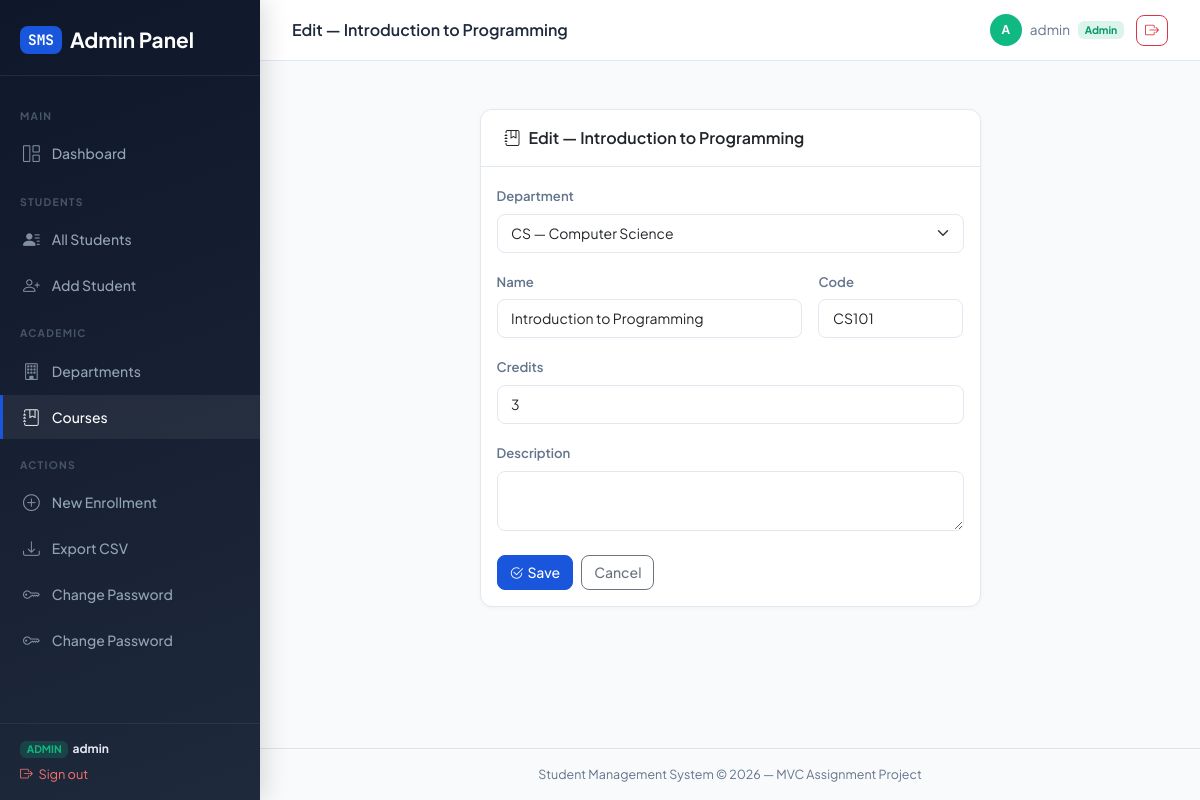
Page /courses/1/edit/ (signed in) on the committed database.
### students/models.py (models this page shows, shortened)
class Course(models.Model):
    department = models.ForeignKey(Department, on_delete=models.CASCADE, related_name='courses')
    name = models.CharField(max_length=150)
    code = models.CharField(max_length=15, unique=True)
    credits = models.PositiveSmallIntegerField(
        default=3, validators=[MinValueValidator(1), MaxValueValidator(6)])
    description = models.TextField(blank=True)
    class Meta:
        ordering = ['code']

### students/views.py (the view)
# urls.py: path('courses/<int:pk>/edit/',      views.course_edit,   name='course_edit'),
@admin_required
def course_edit(request, pk):
    course = get_object_or_404(Course, pk=pk)
    if request.method == 'POST':
        form = CourseForm(request.POST, instance=course)
        if form.is_valid():
            form.save()
            messages.success(request, f'Course "{course.name}" updated.')
            return redirect('course_list')
    else:
        form = CourseForm(instance=course)
    return render(request, 'students/course_form.html', {
        'form': form, 'title': f'Edit — {course.name}', 'button': 'Save'})

### students/forms.py
class CourseForm(forms.ModelForm):
    class Meta:
        model = Course
        fields = ['department', 'name', 'code', 'credits', 'description']
        widgets = {
            'department':  forms.Select(attrs={'class': 'form-select'}),
            'name':        forms.TextInput(attrs={'class': 'form-control'}),
            'code':        forms.TextInput(attrs={'class': 'form-control'}),
            'credits':     forms.NumberInput(attrs={'class': 'form-control', 'min': 1, 'max': 6}),
            'description': forms.Textarea(attrs={'class': 'form-control', 'rows': 2}),
        }

### students/access.py (called while the page is built)
def is_admin(user):
    return user.is_authenticated and (user.is_staff or user.is_superuser)

def admin_required(view_func):
    @wraps(view_func)
    def wrapper(request, *args, **kwargs):
        if not request.user.is_authenticated:
            messages.warning(request, 'Please log in to access that page.')
            return redirect('landing')
        if not is_admin(request.user):
            messages.error(request, 'You do not have permission to access that page.')
            return redirect('student_portal')
        return view_func(request, *args, **kwargs)
    return wrapper

### students/models.py (called while the page is built)
    def __str__(self):
        return f"{self.code} — {self.name}"

### students/templates/students/course_form.html (shortened to what this page needs)
{% extends 'students/base.html' %}
{% block page_title %}{{ title }}{% endblock %}
{% block content %}
<div class="row justify-content-center">
  <div class="col-md-7">
    <div class="card">
      <div class="card-header"><i class="bi bi-journal-bookmark me-2"></i>{{ title }}</div>
      <div class="card-body">
        <form method="post">
          <div class="mb-3">
            <label class="form-label">{{ form.department.label }}</label>
            {{ form.department }}
          </div>
          <div class="row g-3 mb-3">
            <div class="col-md-8">
              <label class="form-label">{{ form.name.label }}</label>
              {{ form.name }}
            </div>
            <div class="col-md-4">
              <label class="form-label">{{ form.code.label }}</label>
              {{ form.code }}
            </div>
          </div>
          <div class="mb-3">
            <label class="form-label">{{ form.credits.label }}</label>
            {{ form.credits }}
          </div>
          <div class="mb-4">
            <label class="form-label">{{ form.description.label }}</label>
            {{ form.description }}
          </div>
          <div class="d-flex gap-2">
            <button type="submit" class="btn btn-primary">
              <i class="bi bi-check2-circle me-1"></i>{{ button }}
            </button>
            <a href="{% url 'course_list' %}" class="btn btn-outline-secondary">Cancel</a>
          </div>
        </form>
      </div>
    </div>
  </div>
</div>
{% endblock %}

### students/templates/students/base.html (shortened to what this page needs)
<!DOCTYPE html>
<html lang="en">
<head>
  <link href="https://cdn.jsdelivr.net/npm/bootstrap@5.3.2/dist/css/bootstrap.min.css"
        rel="stylesheet"/>
  <link href="https://cdn.jsdelivr.net/npm/bootstrap-icons@1.11.3/font/bootstrap-icons.css"
        rel="stylesheet"/>
</head>
<body>
<aside class="sidebar" id="sidebar">
  <div class="sidebar-brand">
    <a href="{% if user.is_authenticated %}{% if user.is_staff or user.is_superuser %}{% url 'home' %}{% else %}{% url 'student_portal' %}{% endif %}{% else %}{% url 'landing' %}{% endif %}" class="logo">
      <span>SMS</span> {% if user.is_authenticated and not user.is_staff and not user.is_superuser %}Student Portal{% else %}Admin Panel{% endif %}
    </a>
  </div>
  <nav class="sidebar-nav">
    {% if user.is_authenticated and not user.is_staff and not user.is_superuser %}
      <div class="nav-section-label">My Portal</div>
      <a href="{% url 'student_portal' %}"
         class="sidebar-link {% if request.resolver_match.url_name == 'student_portal' %}active{% endif %}">
        <i class="bi bi-grid-1x2"></i> My Dashboard
      </a>
      <a href="{% url 'student_profile_view' %}"
         class="sidebar-link {% if request.resolver_match.url_name == 'student_profile_view' %}active{% endif %}">
        <i class="bi bi-person-circle"></i> My Profile
      </a>
      <div class="nav-section-label">Academic</div>
      <a href="{% url 'course_list' %}"
         class="sidebar-link {% if request.resolver_match.url_name == 'course_list' %}active{% endif %}">
        <i class="bi bi-journal-bookmark"></i> Course Catalogue
      </a>
      <a href="{% url 'department_list' %}"
         class="sidebar-link {% if request.resolver_match.url_name == 'department_list' %}active{% endif %}">
        <i class="bi bi-building"></i> Departments
      </a>
    {% elif user.is_authenticated %}
      <div class="nav-section-label">Main</div>
      <a href="{% url 'home' %}"
         class="sidebar-link {% if request.resolver_match.url_name == 'home' %}active{% endif %}">
        <i class="bi bi-grid-1x2"></i> Dashboard
      </a>
      <div class="nav-section-label">Students</div>
      <a href="{% url 'student_list' %}"
         class="sidebar-link {% if request.resolver_match.url_name == 'student_list' or request.resolver_match.url_name == 'student_detail' %}active{% endif %}">
        <i class="bi bi-person-lines-fill"></i> All Students
      </a>
      <a href="{% url 'student_create' %}" class="sidebar-link">
        <i class="bi bi-person-plus"></i> Add Student
      </a>
      <div class="nav-section-label">Academic</div>
      <a href="{% url 'department_list' %}"
         class="sidebar-link {% if 'department' in request.resolver_match.url_name %}active{% endif %}">
        <i class="bi bi-building"></i> Departments
      </a>
      <a href="{% url 'course_list' %}"
         class="sidebar-link {% if 'course' in request.resolver_match.url_name %}active{% endif %}">
        <i class="bi bi-journal-bookmark"></i> Courses
      </a>
      <div class="nav-section-label">Actions</div>
      <a href="{% url 'enrollment_create' %}" class="sidebar-link">
        <i class="bi bi-plus-circle"></i> New Enrollment
      </a>
      <a href="{% url 'export_students_csv' %}" class="sidebar-link">
        <i class="bi bi-download"></i> Export CSV
      </a>
      <a href="{% url 'admin_change_password' %}"
         class="sidebar-link {% if request.resolver_match.url_name == 'admin_change_password' %}active{% endif %}">
        <i class="bi bi-key"></i> Change Password
      </a>
      <a href="{% url 'admin_change_password' %}"
         class="sidebar-link {% if request.resolver_match.url_name == 'admin_change_password' %}active{% endif %}">
        <i class="bi bi-key"></i> Change Password
      </a>
    {% endif %}
  </nav>
  <div class="sidebar-footer">
    {% if user.is_authenticated %}
      {% if user.is_staff or user.is_superuser %}
        <div style="font-size:.75rem;margin-bottom:.4rem">
          <span class="badge" style="background:rgba(16,185,129,.2);color:#10b981;font-size:.65rem">ADMIN</span>
          &nbsp;<strong style="color:#e2e8f0">{{ user.username }}</strong>
        </div>
      {% else %}
        <div style="font-size:.75rem;margin-bottom:.4rem">
          <span class="badge" style="background:rgba(59,130,246,.2);color:#60a5fa;font-size:.65rem">STUDENT</span>
          &nbsp;<strong style="color:#e2e8f0">{{ user.username }}</strong>
        </div>
      {% endif %}
      <form method="post" action="{% url 'logout' %}" style="margin:0">
        <button type="submit"
                style="background:none;border:none;padding:0;cursor:pointer;font-size:.8rem;color:#f87171;text-decoration:none;display:flex;align-items:center;gap:.35rem;">
          <i class="bi bi-box-arrow-right"></i> Sign out
        </button>
      </form>
    {% endif %}
  </div>
</aside>
<div class="main-wrapper">
  <header class="topbar">
    <div class="d-flex align-items-center gap-3">
      <span class="page-title">{% block page_title %}Student Management System{% endblock %}</span>
    </div>
    <div class="user-pill">
      {% if user.is_authenticated %}
        <div class="user-avatar"
             style="{% if user.is_staff or user.is_superuser %}background:#10b981{% else %}background:#3b82f6{% endif %}">
          {{ user.username|first|upper }}
        </div>
        <span>{{ user.username }}</span>
        {% if user.is_staff or user.is_superuser %}
          <span class="badge" style="background:rgba(16,185,129,.15);color:#059669;font-size:.65rem;border-radius:6px">Admin</span>
        {% else %}
          <span class="badge" style="background:rgba(59,130,246,.15);color:#2563eb;font-size:.65rem;border-radius:6px">Student</span>
        {% endif %}
        <form method="post" action="{% url 'logout' %}" style="margin:0;display:inline">
          <button type="submit" class="btn btn-sm btn-outline-danger ms-1" title="Logout">
            <i class="bi bi-box-arrow-right"></i>
          </button>
        </form>
      {% else %}
        <a href="{% url 'login' %}" class="btn btn-sm btn-primary">
          <i class="bi bi-box-arrow-in-right me-1"></i>Login
        </a>
        <a href="{% url 'student_register' %}" class="btn btn-sm btn-outline-secondary">Register</a>
      {% endif %}
    </div>
  </header>
  <div class="px-4 pt-3">
  </div>
  <main class="content-area">
    {% block content %}{% endblock %}
  </main>
  <footer class="text-center py-3 border-top" style="font-size:.78rem;color:var(--muted)">
    Student Management System &copy; 2026 — MVC Assignment Project
  </footer>
</div>
</body>
</html>

### students/templates/students/base.html (style rules this page uses)
:root { --primary: #1a56db; --primary-d: #1245b5; --accent: #f59e0b; --success: #10b981; --danger: #ef4444; --surface: #f8fafc; --card: #ffffff; --border: #e2e8f0; --text: #1e293b; --muted: #64748b; --sidebar-w: 260px; }
*, *::before, *::after { box-sizing: border-box; }
body { font-family: 'Plus Jakarta Sans', sans-serif; background: var(--surface); color: var(--text); margin: 0; min-height: 100vh; display: flex; }
.sidebar { width: var(--sidebar-w); min-height: 100vh; background: linear-gradient(160deg, #0f172a 0%, #1e293b 100%); color: #cbd5e1; display: flex; flex-direction: column; position: fixed; top: 0; left: 0; bottom: 0; z-index: 100; box-shadow: 4px 0 24px rgba(0,0,0,.15); transition: transform .3s; }
.sidebar-brand { padding: 1.5rem 1.25rem 1.25rem; border-bottom: 1px solid rgba(255,255,255,.08); }
.sidebar-brand .logo { font-size: 1.3rem; font-weight: 700; color: #fff; text-decoration: none; display: flex; align-items: center; gap: .5rem; }
.sidebar-brand .logo span { background: var(--primary); color: #fff; border-radius: 8px; padding: .2rem .5rem; font-size: .9rem; font-family: 'JetBrains Mono', monospace; }
.sidebar-nav { flex: 1; overflow-y: auto; padding: 1rem 0; }
.nav-section-label { font-size: .65rem; font-weight: 700; text-transform: uppercase; letter-spacing: .12em; color: #475569; padding: 1rem 1.25rem .4rem; }
.sidebar-link { display: flex; align-items: center; gap: .75rem; padding: .6rem 1.25rem; color: #94a3b8; text-decoration: none; border-radius: 0; font-size: .875rem; font-weight: 500; transition: all .18s; border-left: 3px solid transparent; margin: .1rem 0; }
.sidebar-link:hover, .sidebar-link.active { color: #fff; background: rgba(255,255,255,.06); border-left-color: var(--primary); }
.sidebar-link .bi { font-size: 1.05rem; opacity: .85; }
.sidebar-footer { padding: 1rem 1.25rem; border-top: 1px solid rgba(255,255,255,.06); font-size: .8rem; color: #475569; }
.main-wrapper { margin-left: var(--sidebar-w); flex: 1; display: flex; flex-direction: column; min-height: 100vh; }
.topbar { background: var(--card); border-bottom: 1px solid var(--border); padding: .875rem 2rem; display: flex; align-items: center; justify-content: space-between; position: sticky; top: 0; z-index: 50; }
.topbar .page-title { font-size: 1rem; font-weight: 600; color: var(--text); }
.topbar .user-pill { display: flex; align-items: center; gap: .5rem; font-size: .85rem; color: var(--muted); }
.user-avatar { width: 32px; height: 32px; background: var(--primary); border-radius: 50%; display: flex; align-items: center; justify-content: center; color: #fff; font-size: .75rem; font-weight: 700; }
.content-area { padding: 2rem; flex: 1; }
.card { border: 1px solid var(--border); border-radius: 12px; box-shadow: 0 1px 4px rgba(0,0,0,.04); }
.card-header { background: var(--card); border-bottom: 1px solid var(--border); border-radius: 12px 12px 0 0 !important; padding: 1rem 1.5rem; font-weight: 600; }
.btn { border-radius: 8px; font-weight: 500; font-size: .875rem; }
.btn-primary { background:var(--primary); border-color:var(--primary); }
.form-control, .form-select { border-radius: 8px; border: 1px solid var(--border); font-size: .875rem; padding: .5rem .85rem; }
label.form-label { font-size: .82rem; font-weight: 600; color: var(--muted); }

### rows in the picture
Course: department "CS — Computer Science", name "Introduction to Programming", code "CS101", credits "3"

### other values in the picture
{{ user.username }} "admin"
{{ title }} "Edit — Introduction to Programming"
{{ user.username|first|upper }} "A"
{{ button }} "Save"
